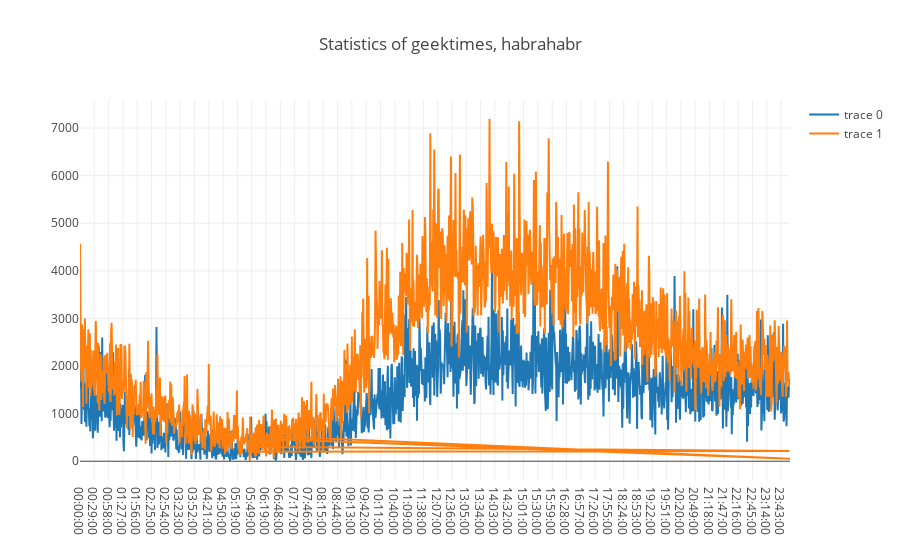

Notebook source saved alongside this figure:
### Code cell
trace0 = go.Scatter(
    x = dff.groupby(['domain', 'B']).count().loc['geektimes.ru'].index,
    y = dff.groupby(['domain', 'B']).sum().loc['geektimes.ru']['comments']
)

trace1 = go.Scatter(
    x = dff.groupby(['domain', 'B']).count().loc['habrahabr.ru'].index,
    y = dff.groupby(['domain', 'B']).sum().loc['habrahabr.ru']['comments']
)


# определяем массив данных и задаем title графика в layout
data = [trace0, trace1]
layout = {'title': 'Statistics of geektimes, habrahabr'}

# cоздаем объект Figure и визуализируем его
fig = go.Figure(data=data, layout=layout)
iplot(fig, show_link=False)

### Figure 1 — Plotly figure (JSON) as saved in the notebook; plotly's stock layout.template omitted (floating-point values rounded to 4 significant figures; data arrays with more than 128 entries replaced by an {"elided": "..."} marker saying what was removed)
{"data": [{"type": "scatter", "uid": "f092b312-06fb-490c-af46-9b18dd096443", "x": {"elided": "1438 str values"}, "y": {"elided": "1438 int values"}}, {"type": "scatter", "uid": "21883902-6bec-4f99-9bf8-5c4f08888795", "x": {"elided": "1440 str values"}, "y": {"elided": "1440 int values"}}], "layout": {"title": "Statistics of geektimes, habrahabr"}}
